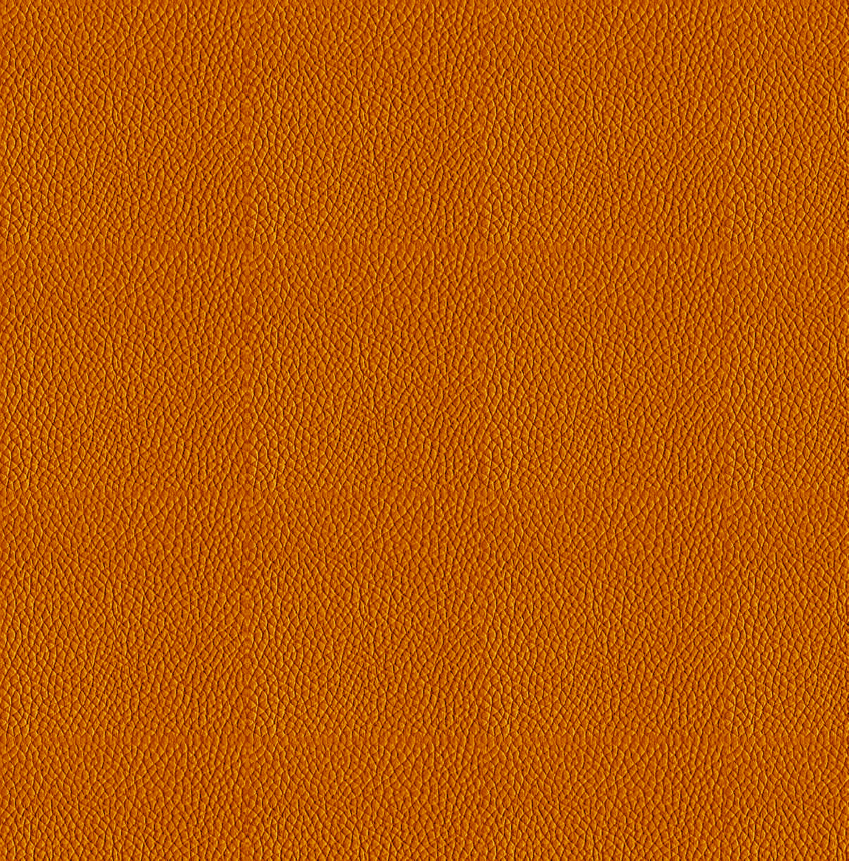
#> input picture datasets/srcImage/S/Leather_texture_S_12.jpg, 4242 x 4301 px, found by its file name (shown at 1/5 size); its folder holds only this picture in this run
$ python RandomCropImg.py
#> lines starting #> are read from the running program, lines starting #| are printed output that depends on the picture
from PIL import Image
import os
import random
import re
import shutil

''' 说明（简述：对指定图片进行随机裁剪，生成一组裁剪后的图片）
对指定目录下的所有图片进行随机裁剪，可指定裁剪区域的宽(w)、高(h)及要生成的裁剪图片个数(pic_num)；
每次生成裁剪图片时，可通过replace来控制对输出路径是覆盖(replace=True)或者追加(replace=False)
'''

def RandomCropImg_Default(input_path, output_path, h, w, pic_num, replace=True, crop_always=False):
#> called with input_path = './datasets/data3/input/S', output_path = './datasets/data3/output2', h = 300, w = 300, pic_num = 5, replace = True, crop_always = False
    for each_image in os.listdir(input_path):
        image_input_fullname = os.path.join(input_path, each_image)
        if not os.path.isfile(image_input_fullname):
            continue

        image_name = each_image[: each_image.index('.')]  # 不带后缀的文件名
        image_format = each_image[each_image.index('.'):]

        # PIL库打开每一张图像
        img = Image.open(image_input_fullname)
#> img is the input picture: PIL image 4242x4301 RGB; mean R, G, B 184.7, 88.7, 3.9
        # 获取图片大小及中心点坐标
        x_max = img.size[0]
#> x_max = 4242
        y_max = img.size[1]
#> y_max = 4301

        if h > y_max or w > x_max:  # 要裁剪的尺寸比原始图像大，则不裁剪
            continue

        mid_point_x = int(x_max/2)
#> mid_point_x = 2121
        mid_point_y = int(y_max/2)
#> mid_point_y = 2150

        bFirst = True
        count = 0
        count_start = 0
        while count < pic_num:
            # 定义裁剪图片左上点和右下点的像素坐标
            ltop_x = mid_point_x + random.randint(-mid_point_x, mid_point_x-w)
#> ltop_x = 3458
            ltop_y = mid_point_y + random.randint(-mid_point_y, mid_point_y-h)
#> ltop_y = 1577
            rtop_x = ltop_x + w
#> rtop_x = 3758
            rtop_y = ltop_y + h
#> rtop_y = 1877

            if rtop_x > x_max or rtop_y > y_max:  # 裁剪区域超出原始图像范围，则不裁剪
                if crop_always:  # 如果超出范围也裁剪，则将原始图像右下点作为裁剪图像的右下点
                    rtop_x = x_max
                    rtop_y = y_max
                continue

            # 从原始图像返回一个矩形区域，区域是一个4元组定义左上右下像素坐标
            box = (ltop_x, ltop_y, rtop_x , rtop_y)
#> box = (3458, 1577, 3758, 1877)
            # 进行roi裁剪
            roi_area = img.crop(box)
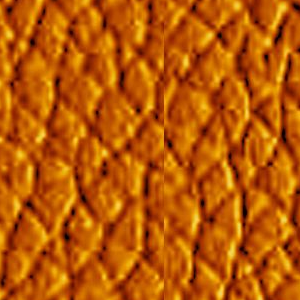
#> roi_area: PIL image 300x300 RGB; mean R, G, B 184.6, 88.4, 3.9
            # 裁剪后每个图像的路径+名称
            roi_area_path = os.path.join(output_path, image_name)

            if bFirst:
                if os.path.exists(roi_area_path):
                    if replace:
                        shutil.rmtree(roi_area_path)    #递归删除文件夹，即：删除非空文件夹
                    else:
                        names = os.listdir(roi_area_path)
                        if len(names) > 0:
                            names = list(filter(lambda x: re.match(r'^\d{4}[.]', x) != None, names))
                            names.sort()
                            count_start = int(names[-1][:4]) + 1
                bFirst = False

            os.makedirs(roi_area_path, exist_ok=True)  # 检查路径，不存在则创建

            roi_area_name = f"{count + count_start:04d}{image_format}"
            image_output_fullname = os.path.join(roi_area_path, roi_area_name)

            # 特殊处理
            roi_area = roi_area.resize((224, 224))
#> roi_area: PIL image 224x224 RGB

            # 存储裁剪得到的图像
            roi_area.save(image_output_fullname)
            count += 1

        print('{0} crop done.'.format(each_image))


if __name__ == '__main__':
    input_path = "./datasets/data3/input/S"
    output_path = "./datasets/data3/output2"
    h = 300
    w = 300
    pic_num = 5
    os.makedirs(output_path, exist_ok=True)  # 检查路径，不存在则创建
    RandomCropImg_Default(input_path, output_path, h, w, pic_num, replace=True, crop_always=False)

$ run again, on datasets/srcImage/S/Leather_texture_S_22.jpg
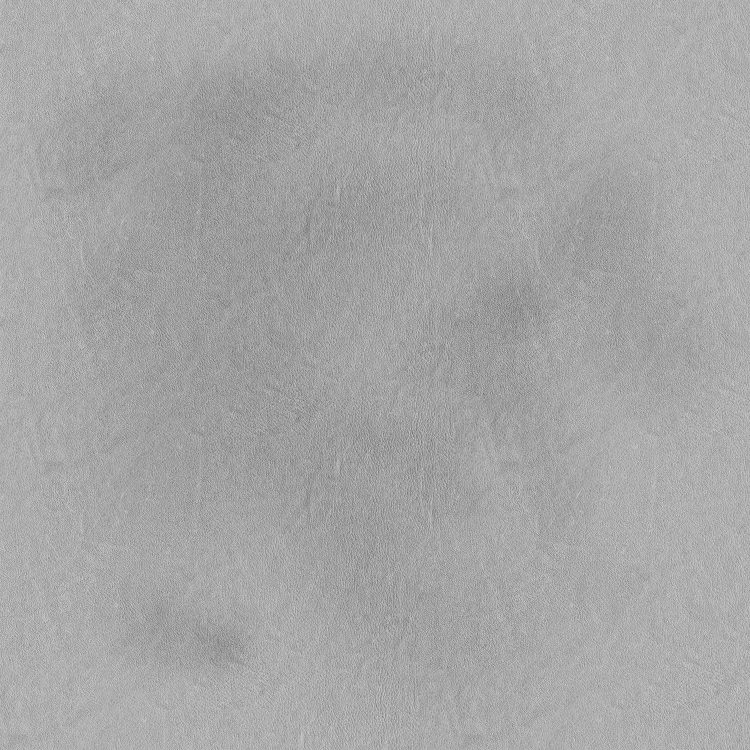
#> input picture datasets/srcImage/S/Leather_texture_S_22.jpg, 3000 x 3000 px, found by its file name (shown at 1/4 size)
#> in RandomCropImg_Default, img is the input picture: PIL image 3000x3000 RGB; mean R, G, B 166.1, 166.1, 166.1
#> in RandomCropImg_Default, `roi_area = img.crop(box)`:
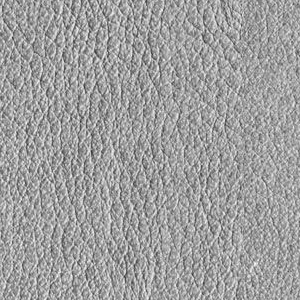
#> roi_area: PIL image 300x300 RGB; min 48, max 254, mean 158.7
#> in RandomCropImg_Default, `roi_area = roi_area.resize((224, 224))`:
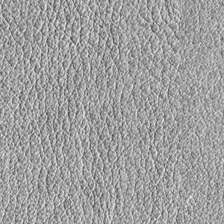
#> roi_area: PIL image 224x224 RGB; min 62, max 241, mean 158.7

$ run again, on datasets/srcImage/S/Leather_texture_S_23.jpg
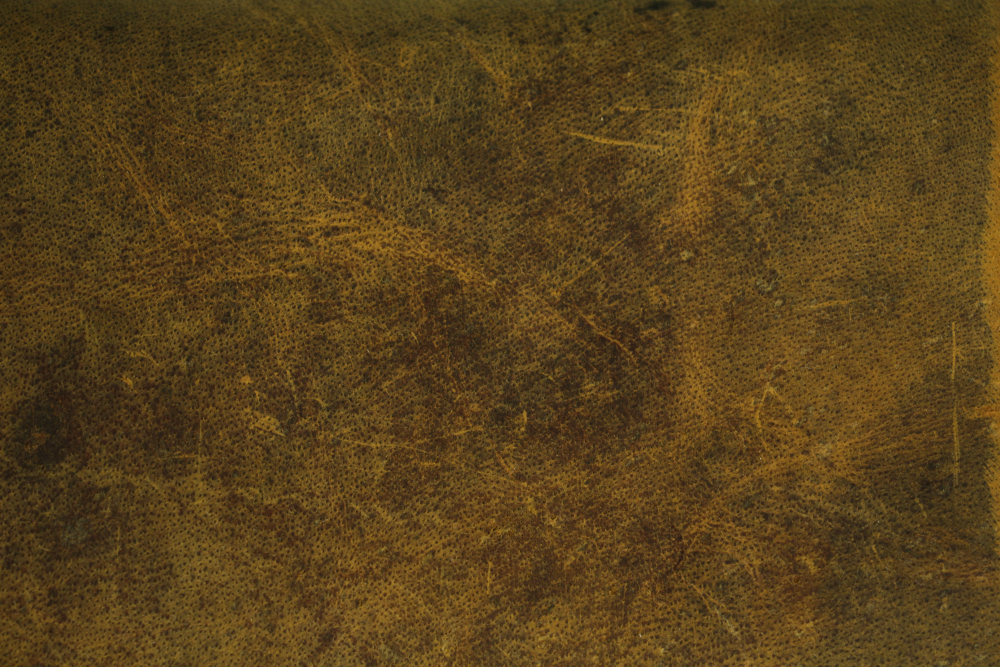
#> input picture datasets/srcImage/S/Leather_texture_S_23.jpg, 4000 x 2667 px, found by its file name (shown at 1/4 size)
#> in RandomCropImg_Default, img is the input picture: PIL image 4000x2667 RGB; mean R, G, B 88.4, 65.3, 27.6
#> in RandomCropImg_Default, `roi_area = img.crop(box)`:
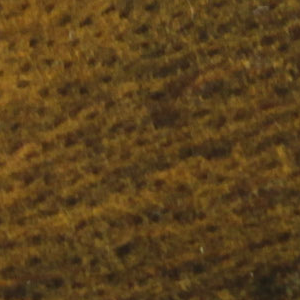
#> roi_area: PIL image 300x300 RGB; mean R, G, B 90.9, 65.1, 26.8

$ run again, on datasets/srcImage/S/Leather_texture_S_3.jpg
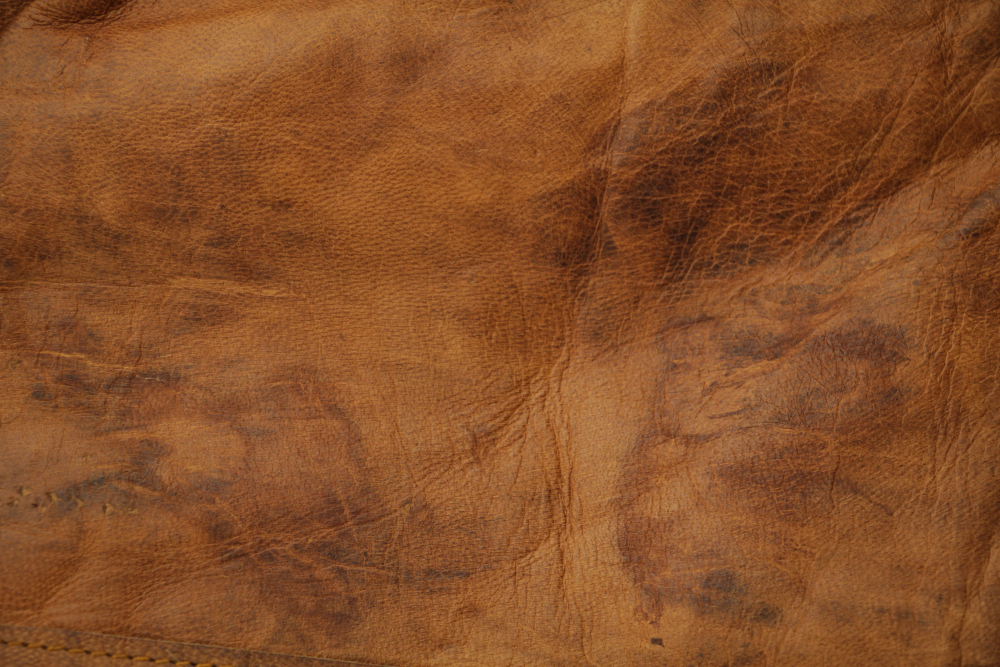
#> input picture datasets/srcImage/S/Leather_texture_S_3.jpg, 4000 x 2667 px, found by its file name (shown at 1/4 size)
#> in RandomCropImg_Default, img is the input picture: PIL image 4000x2667 RGB; mean R, G, B 135.7, 79.6, 40.5
#> in RandomCropImg_Default, `roi_area = img.crop(box)`:
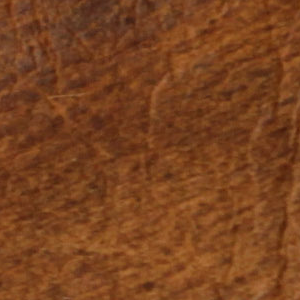
#> roi_area: PIL image 300x300 RGB; mean R, G, B 121.8, 67.2, 31.7

$ run again, on datasets/srcImage/S/Leather_texture_S_15.jpg
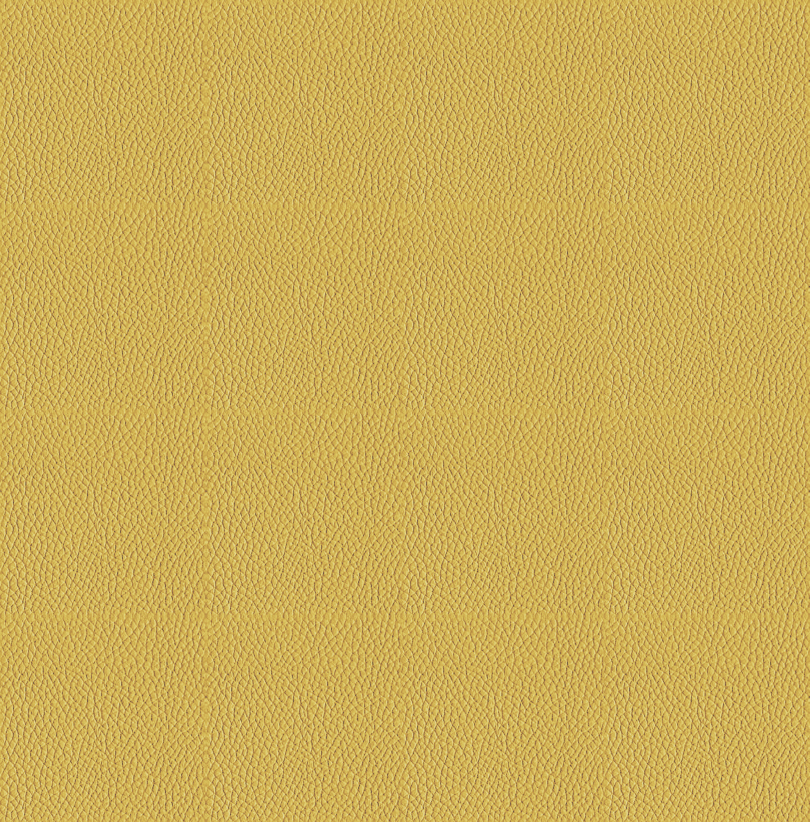
#> input picture datasets/srcImage/S/Leather_texture_S_15.jpg, 4857 x 4932 px, found by its file name (shown at 1/6 size)
#> in RandomCropImg_Default, img is the input picture: PIL image 4857x4932 RGB; mean R, G, B 204.8, 174.5, 87.3
#> in RandomCropImg_Default, `roi_area = img.crop(box)`:
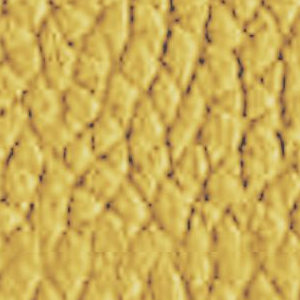
#> roi_area: PIL image 300x300 RGB; mean R, G, B 204.6, 174.1, 86.5
